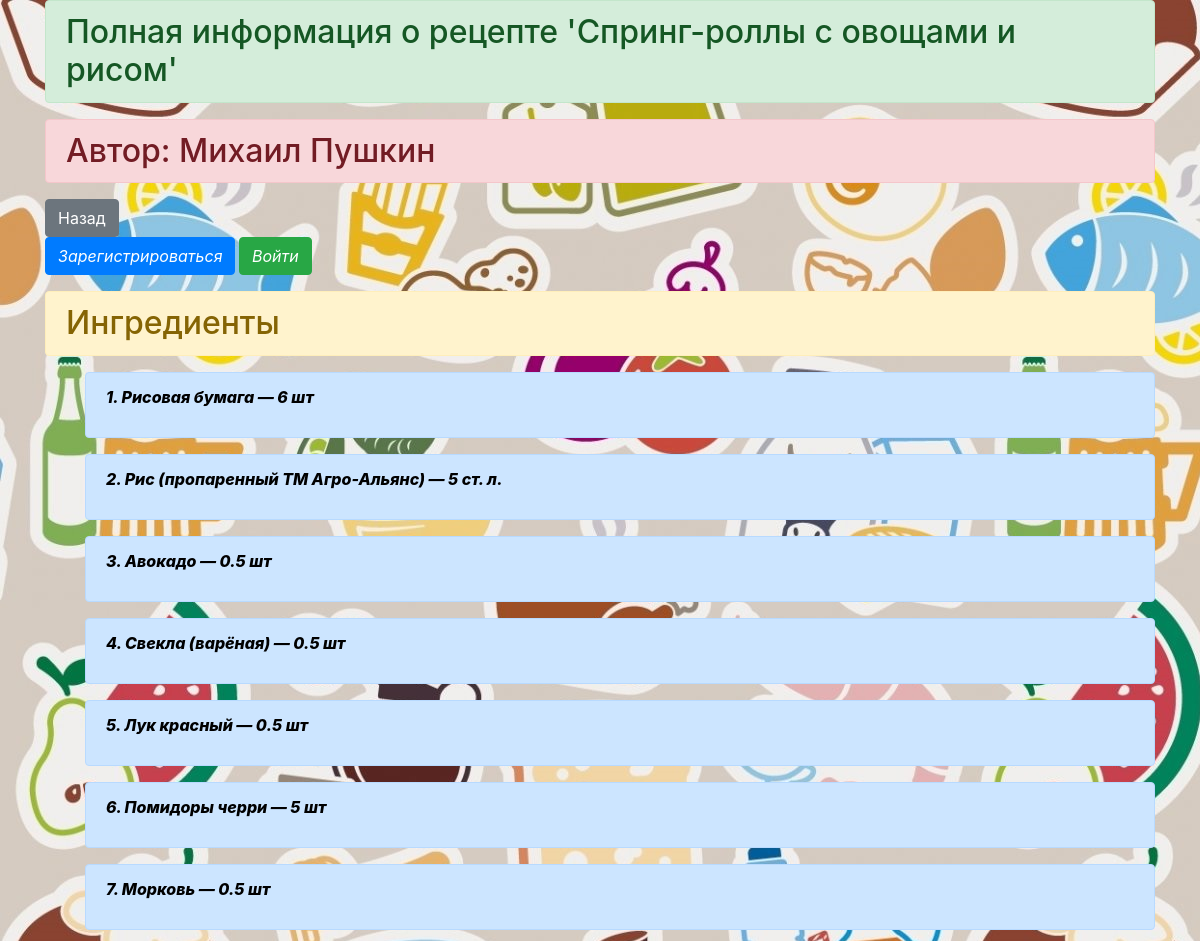
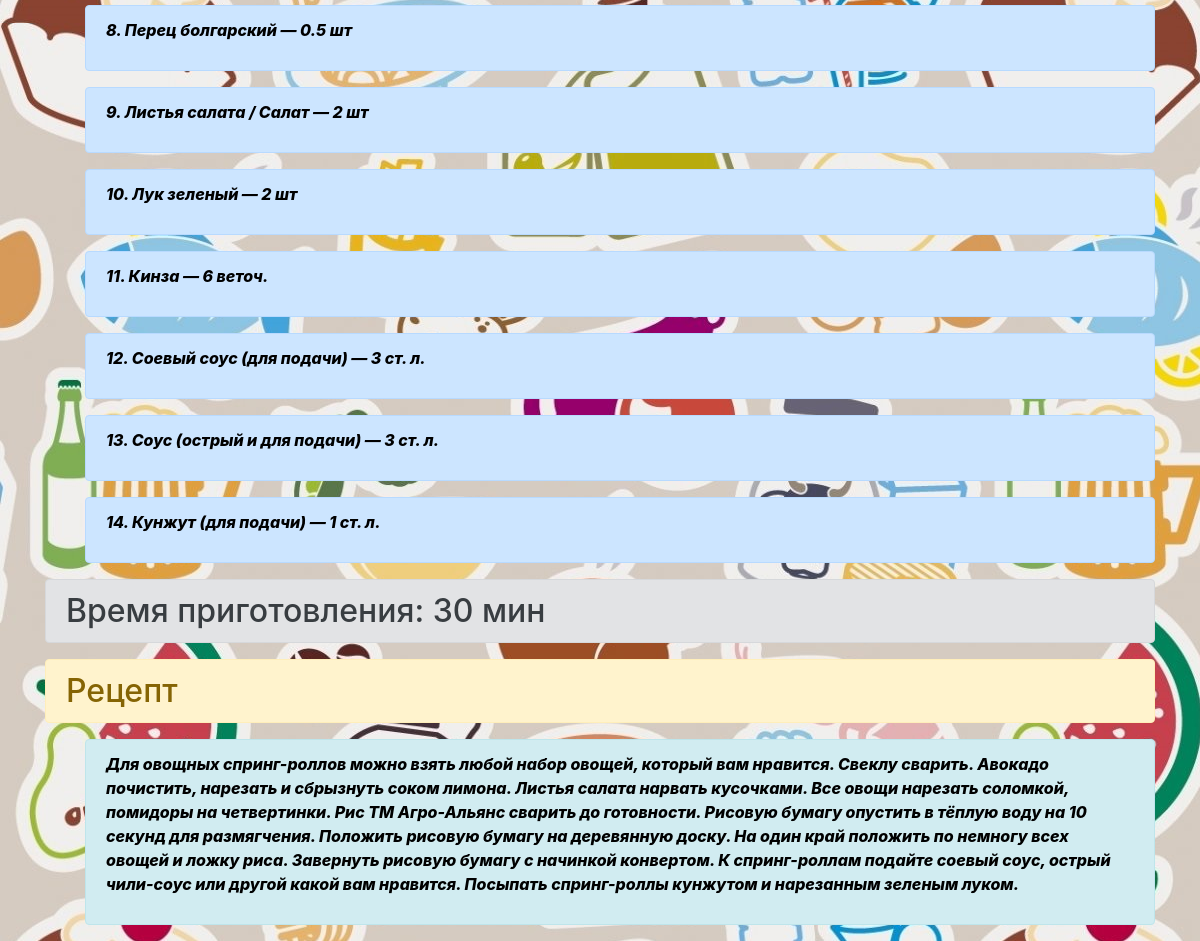
The app's page /show/1 with its own data (2 pictures, top to bottom).
### data/recipes.py (models this page shows)
class Recipes(SqlAlchemyBase, SerializerMixin):
    __tablename__ = 'recipes'
    id = sqlalchemy.Column(sqlalchemy.Integer,
                           primary_key=True, autoincrement=True)
    personal_id = sqlalchemy.Column(sqlalchemy.Integer,
                                    sqlalchemy.ForeignKey("users.id"))
    name_recipe = sqlalchemy.Column(sqlalchemy.String, nullable=True)
    cooking_time = sqlalchemy.Column(sqlalchemy.String, nullable=True)
    start_date = sqlalchemy.Column(sqlalchemy.DateTime,
                                     default=datetime.datetime.now)
    end_date = sqlalchemy.Column(sqlalchemy.DateTime,
                                     default=datetime.datetime.now)
    ingredients = sqlalchemy.Column(sqlalchemy.String, nullable=True)
    about = sqlalchemy.Column(sqlalchemy.String, nullable=True)
    food = sqlalchemy.Column(sqlalchemy.String, nullable=True)
    name_photo = sqlalchemy.Column(sqlalchemy.String, nullable=True)
    category = sqlalchemy.Column(sqlalchemy.String, nullable=True)
    coeff_popular = sqlalchemy.Column(sqlalchemy.Integer, default=0)
    user = orm.relation('User')

### data/users.py (models this page shows, shortened)
class User(SqlAlchemyBase, UserMixin, SerializerMixin):
    __tablename__ = 'users'
    id = sqlalchemy.Column(sqlalchemy.Integer,
                           primary_key=True, autoincrement=True)
    surname = sqlalchemy.Column(sqlalchemy.String, nullable=True)
    name = sqlalchemy.Column(sqlalchemy.String, nullable=True)
    age = sqlalchemy.Column(sqlalchemy.String, nullable=True)
    birth = sqlalchemy.Column(sqlalchemy.String, nullable=True)
    email = sqlalchemy.Column(sqlalchemy.String,
                              index=True, unique=True, nullable=True)
    hashed_password = sqlalchemy.Column(sqlalchemy.String, nullable=True)
    modified_date  = sqlalchemy.Column(sqlalchemy.DateTime,
                                     default=datetime.datetime.now)
    city_from = sqlalchemy.Column(sqlalchemy.String, nullable=True)
    rec = orm.relation("Recipes", back_populates='user')

### main.py (the view)
    @app.route('/show/<int:id>', methods=['GET', 'POST'])
    def show(id):
        db_sess = db_session.create_session()
        rec = db_sess.query(Recipes).filter(Recipes.id == id,
                                                  ).first()
        user = db_sess.query(User).filter(Recipes.id == id,
                                          Recipes.personal_id == User.id,
                                                  ).first()
        if rec:
            rec.coeff_popular = rec.coeff_popular + 1
            db_sess.commit()
            return render_template('show.html', title='Полная информация о рецепте',
                                   cook=rec.food,
                                   time=rec.cooking_time,
                                   name=user.name,
                                   surname=user.surname,
                                   name_recipe=rec.name_recipe,
                                   ingredients=rec.ingredients)
        else:
            abort(404)
        return redirect('/')

### data/db_session.py (called while the page is built)
def create_session() -> Session:
    global __factory
    return __factory()

### templates/show.html
{% extends "base.html" %}
{% block content %}
<h2 class="alert alert-success" role="alert">{{ title }} '{{ name_recipe }}'</h2>
<h2 class="alert alert-danger" role="alert">Автор: {{ name }} {{ surname }}</h2>
<a href="/" class="btn btn-secondary">Назад</a>
{% if current_user.is_authenticated %}
            <div class="alert alert-light" role="alert" >
              Пользователь: <a href="/logout" class="alert-link">{{ current_user.name }}</a>
            </div>
        {% else %}
            <p>
                <a class="btn btn-primary " href="/register">Зарегистрироваться</a>
                <a class="btn btn-success" href="/login">Войти</a>
            </p>
{% endif %}
<h2 class="alert alert-warning" role="alert">Ингредиенты</h2>
{% set ingredients_list = ingredients.split(",") %}
<ul>
    {% for val in ingredients_list %}
    <div class="alert alert-primary" role="alert">
        <p>{{ loop.index }}. {{ val }}</p>
    </div>
    {% endfor %}
</ul>
<h2 class="alert alert-secondary" role="alert">Время приготовления: {{ time }}</h2>
<h2 class="alert alert-warning" role="alert">Рецепт</h2>
<ul>
<div class="alert alert-info" role="alert">
  <p>{{ cook }}</p>
</div>
</ul>
{% endblock %}

### static/css/fon_web_1.css (style rules this page uses)
body { background-image: url(../img_3/fon4.jpg); background-repeat: repeat-y; }

### static/css/fon_text.css (style rules this page uses)
p { font-weight: 800; font-style: italic; color: rgb(0, 0, 0); }

### records on screen
Recipes: name_recipe "Спринг-роллы с овощами и рисом", cooking_time "30 мин", food "Для овощных спринг-роллов можно взять любой набор овощей, который вам нравится. Свеклу сварить. Авокадо почистить, нарезать и сбрызнуть соком лимона. Листья салата нарвать кусочками. Все овощи нарезать соломкой, помидоры на четвертинки. Рис ТМ Агро-Альянс сварить до готовности. Рисовую бумагу опустить в тёплую воду на 10 секунд для размягчения. Положить рисовую бумагу на деревянную доску. На один край положить по немногу всех овощей и ложку риса. Завернуть рисовую бумагу с начинкой конвертом. К спринг-роллам подайте соевый соус, острый чили-соус или другой какой вам нравится. Посыпать спринг-роллы кунжутом и нарезанным зеленым луком."
User: name "Михаил", surname "Пушкин"

### other values on screen
{{ title }} "Полная информация о рецепте"
{{ val }} "Рисовая бумага — 6 шт" "Рис (пропаренный ТМ Агро-Альянс) — 5 ст. л." "Авокадо — 0.5 шт" "Свекла (варёная) — 0.5 шт" "Лук красный — 0.5 шт" "Помидоры черри — 5 шт" "Морковь — 0.5 шт" "Перец болгарский — 0.5 шт" "Листья салата / Салат — 2 шт" "Лук зеленый — 2 шт" "Кинза — 6 веточ." "Соевый соус (для подачи) — 3 ст. л." "Соус (острый и для подачи) — 3 ст. л." "Кунжут (для подачи) — 1 ст. л."
